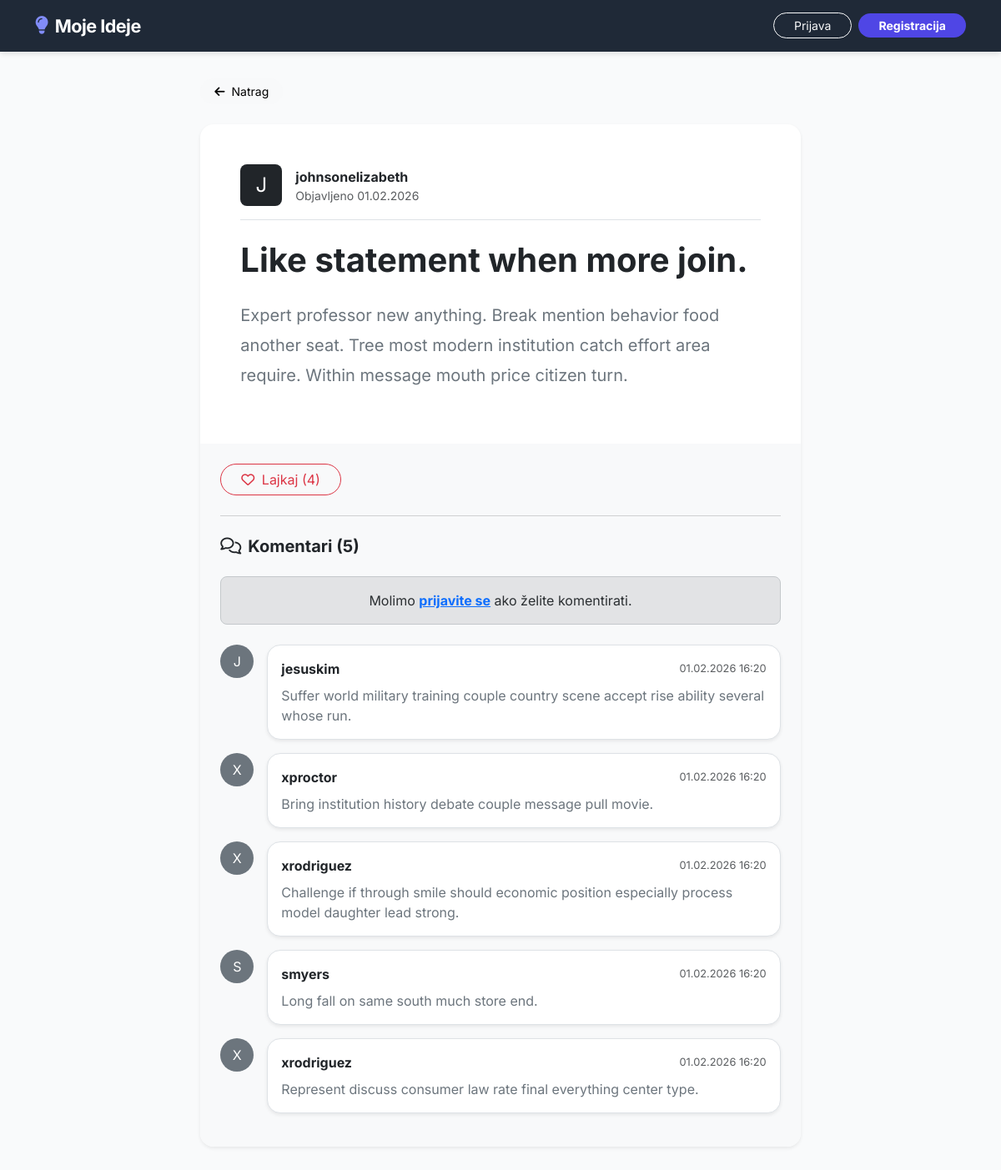
The page /post/35/ on the database its author committed.
### moj_app/models.py (models this page shows, shortened)
class Post(models.Model):
    title = models.CharField(max_length=200, verbose_name="Naslov")
    content = models.TextField(verbose_name="Sadržaj")
    author = models.ForeignKey(User, on_delete=models.CASCADE, related_name='posts')
    created_at = models.DateTimeField(auto_now_add=True)
    updated_at = models.DateTimeField(auto_now=True)
    def total_likes(self):
        return self.likes.count()

class Comment(models.Model):
    post = models.ForeignKey(Post, on_delete=models.CASCADE, related_name='comments')
    author = models.ForeignKey(User, on_delete=models.SET_NULL, null=True, blank=True)
    content = models.TextField(verbose_name="Komentar")
    created_at = models.DateTimeField(auto_now_add=True)
    class Meta:
        ordering = ['-created_at'] # Najnoviji komentari prvi
    @property
    def display_author(self):
        if self.author:
            return self.author.username
        return "Obrisani korisnik"

### moj_app/views.py (the view)
# urls.py: path('post/<int:pk>/', PostDetailView.as_view(), name='post_detail'),
class PostDetailView(DetailView):
    model = Post
    template_name = 'posts/post_detail.html'
    context_object_name = 'post'
    def get_context_data(self, **kwargs):
        context = super().get_context_data(**kwargs)
        context['comments'] = self.object.comments.all()
        context['form'] = CommentForm()
        is_liked = False
        if self.request.user.is_authenticated:
            if self.object.likes.filter(user=self.request.user).exists():
                is_liked = True
        context['is_liked'] = is_liked
        return context
    def post(self, request, *args, **kwargs):
        if not request.user.is_authenticated:
            return redirect('login')
        self.object = self.get_object()
        form = CommentForm(request.POST)
        if form.is_valid():
            comment = form.save(commit=False)
            comment.post = self.object
            comment.author = request.user
            comment.save()
            return redirect('post_detail', pk=self.object.pk)
        context = self.get_context_data(object=self.object)
        context['form'] = form
        return self.render_to_response(context)

### templates/posts/post_detail.html (shortened to what this page needs)
{% extends 'base.html' %}
{% block content %}
<div class="row justify-content-center">
    <div class="col-lg-10">
        <a href="{% url 'post_list' %}" class="btn btn-light btn-sm mb-4 rounded-pill px-3">
            <i class="fas fa-arrow-left me-1"></i> Natrag
        </a>
        <div class="card border-0 shadow-sm rounded-4 overflow-hidden mb-5">
            <div class="card-body p-4 p-lg-5">
                <div class="d-flex justify-content-between align-items-start mb-4 pb-3 border-bottom">
                    <div class="d-flex align-items-center">
                        <div class="bg-dark text-white rounded-3 d-flex align-items-center justify-content-center me-3" style="width: 50px; height: 50px;">
                            <span class="fs-4">{{ post.author.username|slice:":1"|upper }}</span>
                        </div>
                        <div>
                            <div class="fw-bold">{{ post.author.username }}</div>
                            <div class="text-muted small">Objavljeno {{ post.created_at|date:"d.m.Y" }}</div>
                        </div>
                    </div>
                </div>
                <h1 class="display-6 fw-bold mb-4">{{ post.title }}</h1>
                <div class="content-body fs-5 text-secondary" style="line-height: 1.8;">
                    {{ post.content|linebreaks }}
                </div>
            </div>
            <div class="card-footer bg-light p-4 border-top-0">
                <div class="mb-4">
                    {% if user.is_authenticated %}
                        <form action="{% url 'like_post' post.pk %}" method="POST">
                            {% csrf_token %}
                            <button type="submit" class="btn {% if is_liked %}btn-danger{% else %}btn-outline-danger{% endif %} rounded-pill px-4">
                                <i class="{% if is_liked %}fas{% else %}far{% endif %} fa-heart me-1"></i>
                                {% if is_liked %}Sviđa mi se{% else %}Lajkaj{% endif %}
                                <span class="ms-1 fw-bold">({{ post.total_likes }})</span>
                            </button>
                        </form>
                    {% else %}
                        <a href="{% url 'login' %}" class="btn btn-outline-danger rounded-pill px-4">
                            <i class="far fa-heart me-1"></i> Lajkaj ({{ post.total_likes }})
                        </a>
                    {% endif %}
                </div>
                <hr class="text-muted opacity-25 my-4">
                <h5 class="fw-bold mb-4">
                    <i class="far fa-comments me-2"></i>Komentari ({{ comments.count }})
                </h5>
                {% if user.is_authenticated %}
                    <div class="mb-5">
                        <form method="post">
                            {% csrf_token %}
                            <div class="d-flex gap-2 align-items-start">
                                <div class="flex-grow-1">
                                    {{ form.content }}
                                </div>
                                <button type="submit" class="btn btn-primary px-4 py-2">
                                    <i class="fas fa-paper-plane"></i>
                                </button>
                            </div>
                        </form>
                    </div>
                {% else %}
                    <div class="alert alert-secondary rounded-3 mb-4 text-center">
                        Molimo <a href="{% url 'login' %}" class="fw-bold">prijavite se</a> ako želite komentirati.
                    </div>
                {% endif %}
                <div class="comments-list">
                    {% for comment in comments %}
                        <div class="d-flex gap-3 mb-3">
                            <div class="bg-secondary text-white rounded-circle d-flex align-items-center justify-content-center flex-shrink-0" style="width: 40px; height: 40px;">
                                {{ comment.display_author|slice:":1"|upper }}
                            </div>
                            <div class="bg-white p-3 rounded-4 shadow-sm w-100 border">
                                <div class="d-flex justify-content-between align-items-center mb-2">
                                    <strong class="text-dark">{{ comment.display_author }}</strong>
                                    <small class="text-muted" style="font-size: 0.8rem;">{{ comment.created_at|date:"d.m.Y H:i" }}</small>
                                </div>
                                <p class="mb-0 text-secondary" style="white-space: pre-wrap;">{{ comment.content }}</p>
                            </div>
                        </div>
                    {% empty %}
                        <div class="text-center py-4 text-muted opacity-75">
                            <i class="far fa-comment-dots fa-2x mb-2"></i>
                            <p>Još nema komentara. Budite prvi koji će podijeliti mišljenje!</p>
                        </div>
                    {% endfor %}
                </div>
            </div>
        </div>
    </div>
</div>
{% endblock %}

### templates/base.html (style rules this page uses)
:root { --primary-color: #4f46e5; --primary-hover: #4338ca; --bg-color: #f9fafb; --nav-bg: #1f2937; }
body { background-color: var(--bg-color); font-family: 'Inter', sans-serif; color: #1f2937; padding-top: 70px; min-height: 100vh; display: flex; flex-direction: column; }

### rows shown on the page
Post: author.username "J", author.username "johnsonelizabeth", created_at "01.02.2026", title "Like statement when more join.", content "Expert professor new anything. Break mention behavior food another seat. Tree most modern institution catch effort area require. Within message mouth price citizen turn.", total_likes "4", count "5"
Comment: display_author "J", display_author "jesuskim", created_at "01.02.2026 16:20", content "Suffer world military training couple country scene accept rise ability several whose run."
Comment: display_author "X", display_author "xproctor", created_at "01.02.2026 16:20", content "Bring institution history debate couple message pull movie."
Comment: display_author "X", display_author "xrodriguez", created_at "01.02.2026 16:20", content "Challenge if through smile should economic position especially process model daughter lead strong."
Comment: display_author "S", display_author "smyers", created_at "01.02.2026 16:20", content "Long fall on same south much store end."
Comment: display_author "X", display_author "xrodriguez", created_at "01.02.2026 16:20", content "Represent discuss consumer law rate final everything center type."
